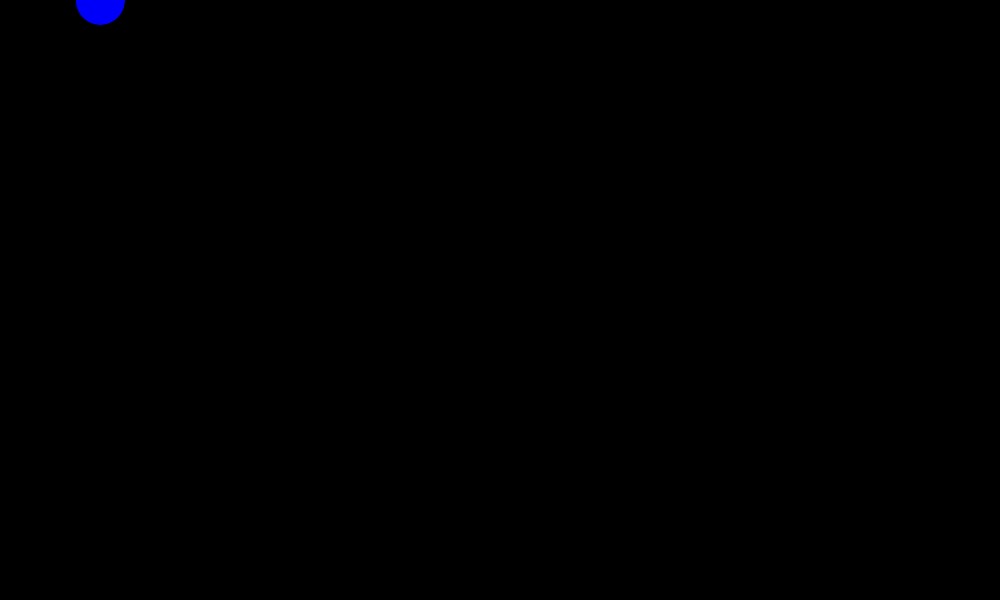
Frame 1 (no input)
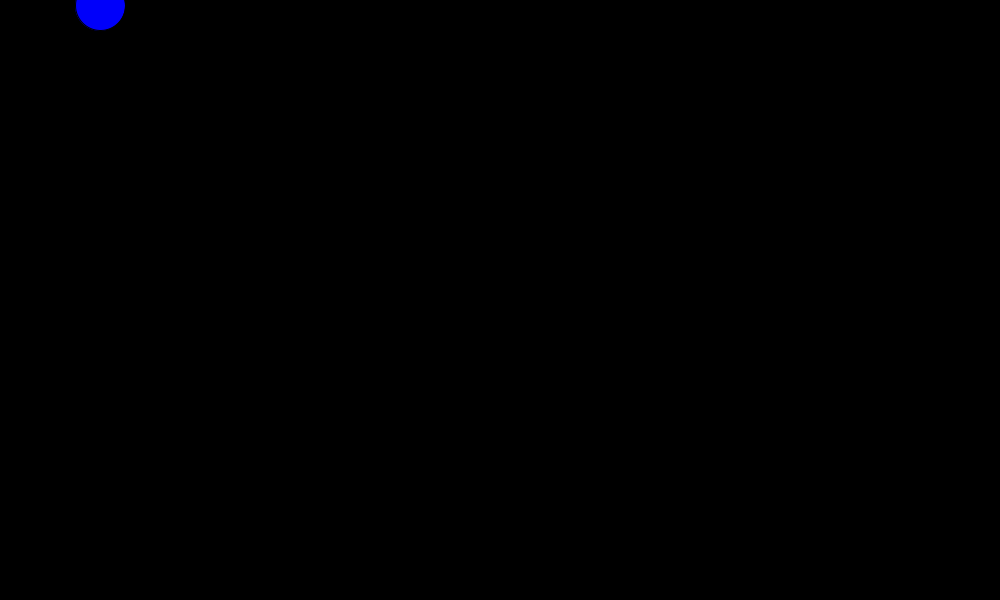
Frame 60 (the mouse pressed at the canvas centre just before this capture)
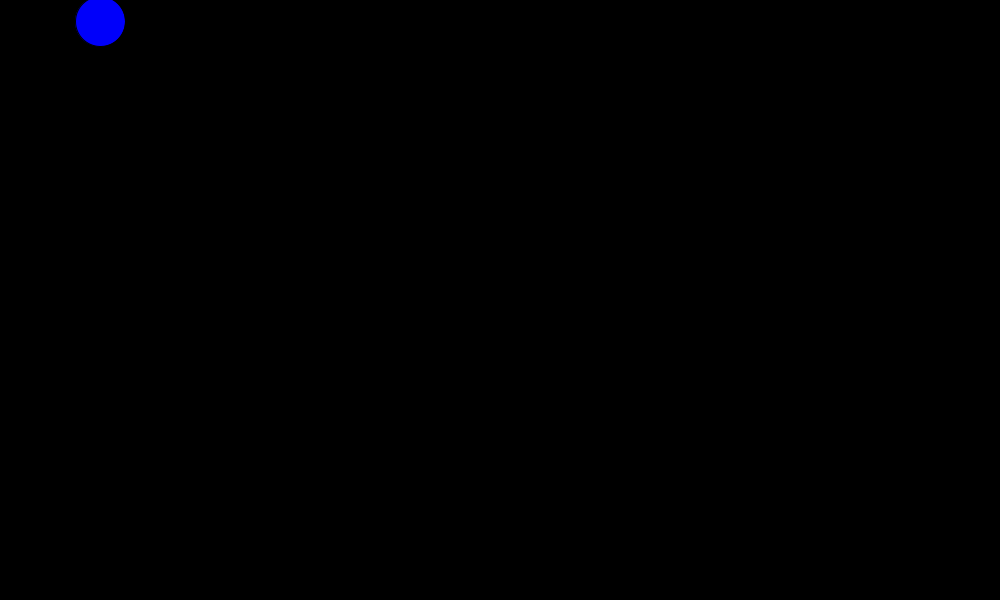
Frame 120 (the mouse held since frame 60 and released just before this capture)

The Processing sketch that drew these frames (run headless with seeded random() and noise(); from frame 60 on, the mouse is pressed at the canvas centre):

// Processing sketch: sketch_171020a
// ── sketch_171020a.pde
Ball tB;

void settings() {
  size (1000,600);
}

void setup() {
  background(0);
  tB = new Ball();
  
  tB.xPos = 100;
  tB.yVel =  0;
  tB.xVel = 0;
  tB.diameter = 50;
  tB.yAcc = 9.8;
}

void draw() {
  background(0);
  tB.render();
  tB.update(1.0/frameRate);
}

// ── Ball.pde
/**
 A class to describe a simple ball
 */

class Ball {
  // attributes...
  float xPos; // location of the ball in space
  float yPos; // in terms of meters (each pixel is a meter)
  float yVel; // velocity: positive moves downwards in m/s
  float xVel; // velocity side to side

  float diameter; // in meters
  
  float yAcc; // gravity m/s/s

  // operations / behaviors...
  void render() {
    fill (0, 0, 250);
    ellipse (xPos, yPos, diameter, diameter);
  }

  void update(float dT) {
    yVel += yAcc * dT;
    
    xPos += xVel * dT;
    if (xPos < 0 || xPos > width) {
      xPos -= xVel * dT;
      xVel = -xVel;
      xVel *= 0.85;
    }

    yPos += yVel * dT;
    if (yPos > height || yPos < 0) {
      // fell through the floor! Move it back up... (bounce)
      yPos -= yVel * dT; //puts it back on the screen / bounce
      yVel = -yVel; //changes the direction
      if (yVel < 0)
        // hit the "floor"
        yVel *= 0.85; // nonelastic bounce-- steal energy
    }    
  }
}
